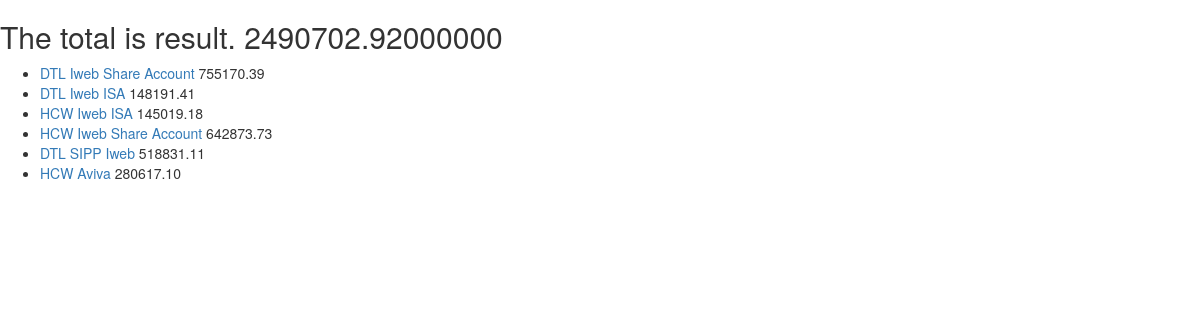
Page /summary/ on the earlier database version.
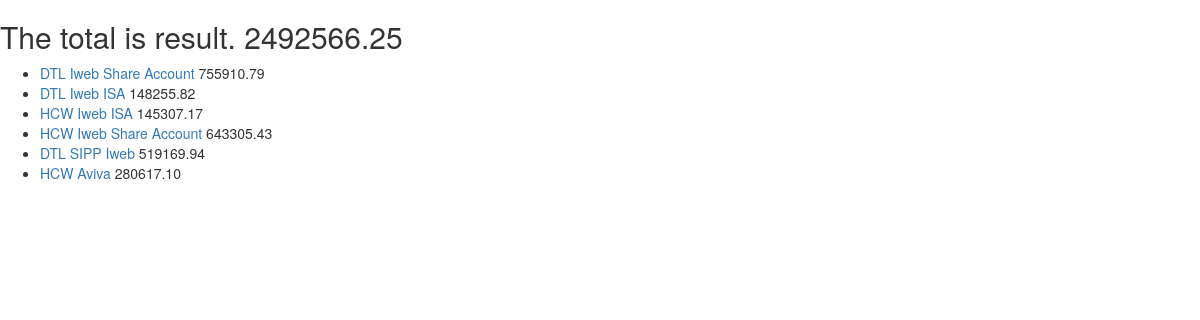
Same page on the later database version.
### portfolio/models.py (models this page shows, shortened)
class Account(models.Model):
    name = models.CharField(max_length=50)
    ACCOUNT_TYPE = (
        ('ISA','ISA'),
        ('pension', 'PENSION'),
        ('standard','STANDARD'),
    )
    account_type = models.CharField(max_length=8, choices=ACCOUNT_TYPE, default='buy')
    account_value = models.DecimalField(max_digits=9, decimal_places=2, default = 0)

### portfolio/views.py (the view)
# urls.py: path("summary/", views.summary),
def summary(request):
    totals = Account.objects.aggregate(Sum('account_value'))
    accounts = Account.objects.all()
    return render(request, 'portfolio/summary.html', {
    'totals': totals, 'accounts':accounts,
    }, )

### portfolio/templates/portfolio/summary.html (shortened to what this page needs)
<html>
    <head>
        <link rel="stylesheet" href="https://maxcdn.bootstrapcdn.com/bootstrap/3.3.7/css/bootstrap.min.css" />
    </head>
    <body>
        <h2>The total is result. {{ totals.account_value__sum }}</h2>
        <ul>
            {% for account in accounts %}
            <li><a href="/account/{{ account.id}}pip3 ">{{ account.name }}</a> {{account.account_value}}</li>
            {% endfor %}
        </ul>
    </body>
</html>

Differences in the rows shown:
changed Account "DTL Iweb Share Account": account_value "755170.39" → "755910.79"
changed Account "DTL Iweb ISA": account_value "148191.41" → "148255.82"
changed Account "HCW Iweb ISA": account_value "145019.18" → "145307.17"
changed Account "HCW Iweb Share Account": account_value "642873.73" → "643305.43"
changed Account "DTL SIPP Iweb": account_value "518831.11" → "519169.94"
Other differences:
{{ totals.account_value__sum }}: "2490702.92000000" → "2492566.25"
